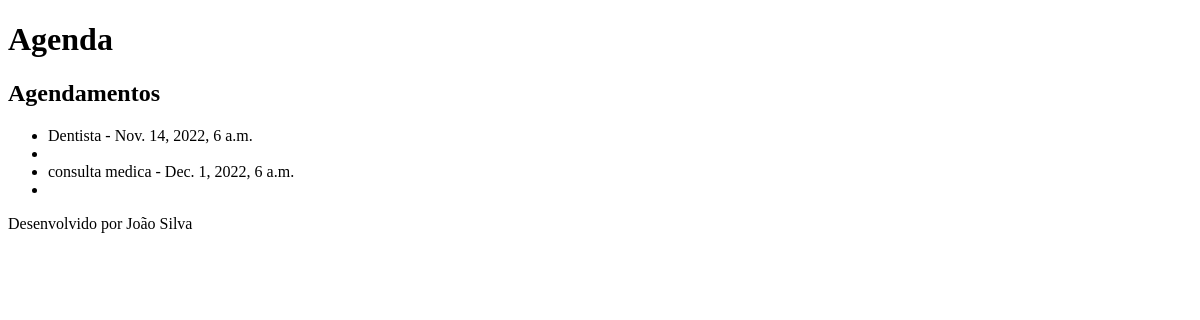
/agenda/, run on an earlier commit of the app's database.
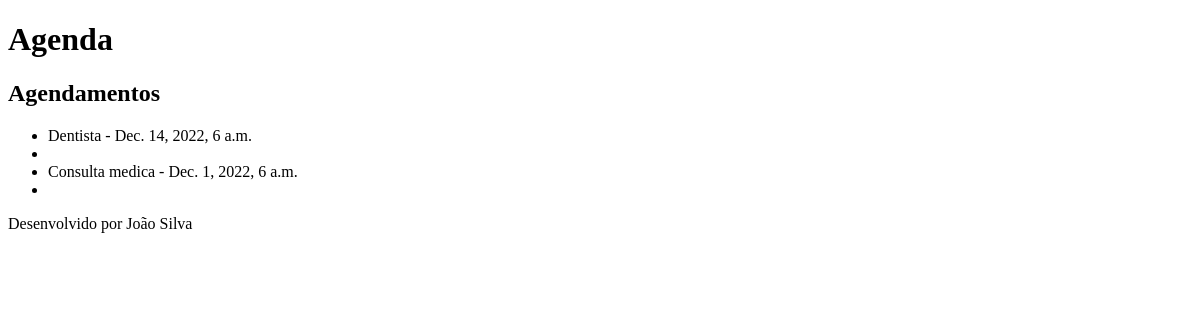
And on a later commit of the database.
### app_agenda/models.py (models this page shows, shortened)
class Evento(models.Model):
    titulo = models.CharField(max_length=100)
    descricao = models.TextField(null=True, blank=True)
    "cria campo de data para o evento"
    data_evento = models.DateTimeField(verbose_name='Data do evento')
    "data da criacao do evento como parametro de data automatico," \
    " de forma que o usuario nao pode altera-la "
    data_criacao = models.DateTimeField(auto_now=True)
    usuario = models.ForeignKey(User, on_delete=models.CASCADE)
    class Meta:
        db_table = 'evento'

### app_agenda/views.py (the view)
# urls.py: path('agenda/', views.lista_eventos)
def lista_eventos(request):
    evento = Evento.objects.all()
    data = {'eventos': evento}
    return render(request, 'agenda.html', data)

### templates/agenda.html (shortened to what this page needs)
{%  extends "model-page.html"%}
{%block content%}
<h2>Agendamentos </h2>
<ul>
    {% for evento in eventos %}
    <li>{{evento.titulo }} - {{evento.data_evento }}
    <li>
        {% endfor %}
</ul>
{% endblock %}

What changed in the data, as far as the page shows it:
changed Evento "Dentista": data_evento "Nov. 14, 2022, 6 a.m." → "Dec. 14, 2022, 6 a.m."
changed Evento: titulo "consulta medica" → "Consulta medica"
